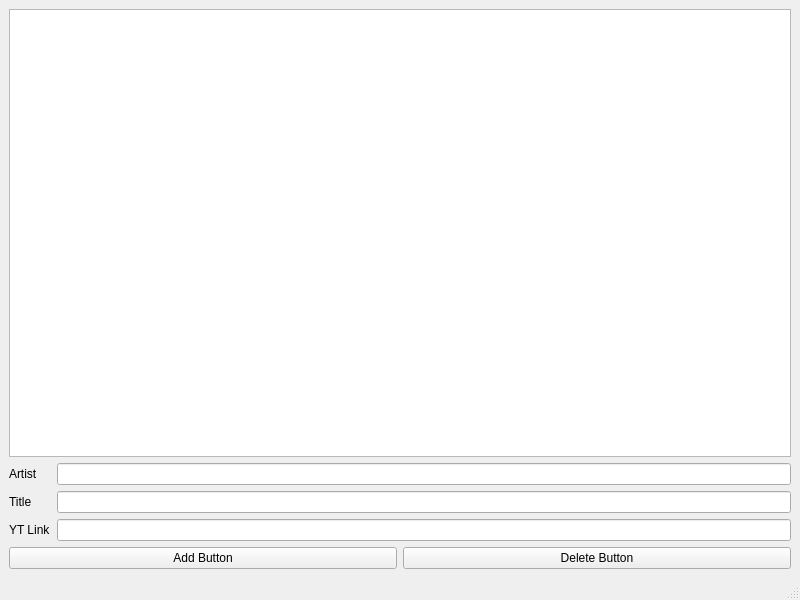
<?xml version="1.0" encoding="UTF-8"?>
<ui version="4.0">
 <class>MainWindow</class>
 <widget class="QMainWindow" name="MainWindow">
  <property name="geometry">
   <rect>
    <x>0</x>
    <y>0</y>
    <width>800</width>
    <height>600</height>
   </rect>
  </property>
  <property name="windowTitle">
   <string>MainWindow</string>
  </property>
  <widget class="QWidget" name="centralwidget">
   <layout class="QVBoxLayout" name="verticalLayout">
    <item>
     <widget class="QListWidget" name="TESTlistWidget"/>
    </item>
    <item>
     <layout class="QFormLayout" name="formLayout">
      <item row="0" column="0">
       <widget class="QLabel" name="Artist">
        <property name="text">
         <string>Artist</string>
        </property>
       </widget>
      </item>
      <item row="0" column="1">
       <widget class="QLineEdit" name="ArtistlineEdit"/>
      </item>
      <item row="1" column="0">
       <widget class="QLabel" name="Title">
        <property name="text">
         <string>Title</string>
        </property>
       </widget>
      </item>
      <item row="1" column="1">
       <widget class="QLineEdit" name="TitlelineEdit"/>
      </item>
      <item row="2" column="0">
       <widget class="QLabel" name="YTLink">
        <property name="text">
         <string>YT Link</string>
        </property>
       </widget>
      </item>
      <item row="2" column="1">
       <widget class="QLineEdit" name="YTLinklineEdit"/>
      </item>
     </layout>
    </item>
    <item>
     <layout class="QHBoxLayout" name="horizontalLayout">
      <item>
       <widget class="QPushButton" name="AddButton">
        <property name="text">
         <string>Add Button</string>
        </property>
       </widget>
      </item>
      <item>
       <widget class="QPushButton" name="DeleteButton">
        <property name="text">
         <string>Delete Button</string>
        </property>
       </widget>
      </item>
     </layout>
    </item>
   </layout>
  </widget>
  <widget class="QMenuBar" name="menubar">
   <property name="geometry">
    <rect>
     <x>0</x>
     <y>0</y>
     <width>800</width>
     <height>25</height>
    </rect>
   </property>
  </widget>
  <widget class="QStatusBar" name="statusbar"/>
 </widget>
 <resources/>
 <connections/>
</ui>
